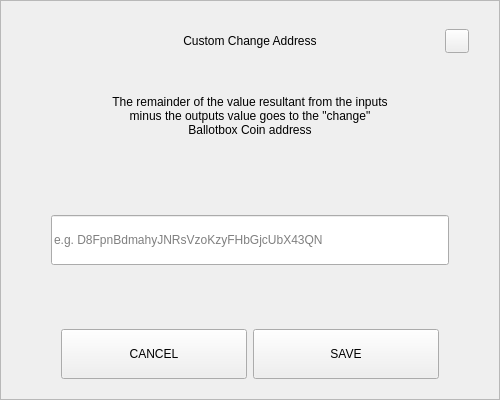
<?xml version="1.0" encoding="UTF-8"?>
<ui version="4.0">
 <class>SendChangeAddressDialog</class>
 <widget class="QDialog" name="SendChangeAddressDialog">
  <property name="geometry">
   <rect>
    <x>0</x>
    <y>0</y>
    <width>500</width>
    <height>400</height>
   </rect>
  </property>
  <property name="windowTitle">
   <string>Dialog</string>
  </property>
  <layout class="QVBoxLayout" name="verticalLayout">
   <property name="spacing">
    <number>0</number>
   </property>
   <property name="leftMargin">
    <number>0</number>
   </property>
   <property name="topMargin">
    <number>0</number>
   </property>
   <property name="rightMargin">
    <number>0</number>
   </property>
   <property name="bottomMargin">
    <number>0</number>
   </property>
   <item>
    <widget class="QFrame" name="frame">
     <property name="styleSheet">
      <string notr="true"/>
     </property>
     <property name="frameShape">
      <enum>QFrame::StyledPanel</enum>
     </property>
     <property name="frameShadow">
      <enum>QFrame::Raised</enum>
     </property>
     <layout class="QVBoxLayout" name="verticalLayout_2" stretch="0,0,0,0,0,0,0">
      <property name="spacing">
       <number>0</number>
      </property>
      <property name="leftMargin">
       <number>30</number>
      </property>
      <property name="topMargin">
       <number>20</number>
      </property>
      <property name="rightMargin">
       <number>30</number>
      </property>
      <property name="bottomMargin">
       <number>20</number>
      </property>
      <item>
       <layout class="QHBoxLayout" name="horizontalLayout_3">
        <property name="spacing">
         <number>0</number>
        </property>
        <item>
         <spacer name="horizontalSpacer_2">
          <property name="orientation">
           <enum>Qt::Horizontal</enum>
          </property>
          <property name="sizeHint" stdset="0">
           <size>
            <width>40</width>
            <height>20</height>
           </size>
          </property>
         </spacer>
        </item>
        <item>
         <widget class="QLabel" name="labelTitle">
          <property name="minimumSize">
           <size>
            <width>0</width>
            <height>40</height>
           </size>
          </property>
          <property name="maximumSize">
           <size>
            <width>16777215</width>
            <height>40</height>
           </size>
          </property>
          <property name="styleSheet">
           <string notr="true">padding-left:24px;</string>
          </property>
          <property name="text">
           <string>Custom Change Address</string>
          </property>
          <property name="alignment">
           <set>Qt::AlignCenter</set>
          </property>
          <property name="margin">
           <number>7</number>
          </property>
         </widget>
        </item>
        <item>
         <spacer name="horizontalSpacer">
          <property name="orientation">
           <enum>Qt::Horizontal</enum>
          </property>
          <property name="sizeHint" stdset="0">
           <size>
            <width>40</width>
            <height>20</height>
           </size>
          </property>
         </spacer>
        </item>
        <item>
         <widget class="QPushButton" name="btnEsc">
          <property name="minimumSize">
           <size>
            <width>24</width>
            <height>24</height>
           </size>
          </property>
          <property name="maximumSize">
           <size>
            <width>24</width>
            <height>24</height>
           </size>
          </property>
          <property name="focusPolicy">
           <enum>Qt::NoFocus</enum>
          </property>
          <property name="text">
           <string/>
          </property>
         </widget>
        </item>
       </layout>
      </item>
      <item>
       <spacer name="verticalSpacer_2">
        <property name="orientation">
         <enum>Qt::Vertical</enum>
        </property>
        <property name="sizeType">
         <enum>QSizePolicy::Fixed</enum>
        </property>
        <property name="sizeHint" stdset="0">
         <size>
          <width>20</width>
          <height>20</height>
         </size>
        </property>
       </spacer>
      </item>
      <item alignment="Qt::AlignHCenter">
       <widget class="QLabel" name="labelMessage">
        <property name="minimumSize">
         <size>
          <width>0</width>
          <height>70</height>
         </size>
        </property>
        <property name="text">
         <string>The remainder of the value resultant from the inputs minus the outputs value goes to the &quot;change&quot; Ballotbox Coin address</string>
        </property>
        <property name="alignment">
         <set>Qt::AlignCenter</set>
        </property>
        <property name="wordWrap">
         <bool>true</bool>
        </property>
       </widget>
      </item>
      <item>
       <spacer name="verticalSpacer_3">
        <property name="orientation">
         <enum>Qt::Vertical</enum>
        </property>
        <property name="sizeHint" stdset="0">
         <size>
          <width>20</width>
          <height>40</height>
         </size>
        </property>
       </spacer>
      </item>
      <item>
       <layout class="QHBoxLayout" name="horizontalLayout_2">
        <property name="spacing">
         <number>0</number>
        </property>
        <property name="leftMargin">
         <number>20</number>
        </property>
        <property name="rightMargin">
         <number>20</number>
        </property>
        <item>
         <widget class="QLineEdit" name="lineEditAddress">
          <property name="minimumSize">
           <size>
            <width>0</width>
            <height>50</height>
           </size>
          </property>
          <property name="placeholderText">
           <string notr="true">e.g. D8FpnBdmahyJNRsVzoKzyFHbGjcUbX43QN</string>
          </property>
         </widget>
        </item>
       </layout>
      </item>
      <item>
       <spacer name="verticalSpacer">
        <property name="orientation">
         <enum>Qt::Vertical</enum>
        </property>
        <property name="sizeHint" stdset="0">
         <size>
          <width>20</width>
          <height>40</height>
         </size>
        </property>
       </spacer>
      </item>
      <item>
       <layout class="QHBoxLayout" name="horizontalLayout" stretch="2,2">
        <property name="spacing">
         <number>6</number>
        </property>
        <property name="leftMargin">
         <number>30</number>
        </property>
        <property name="rightMargin">
         <number>30</number>
        </property>
        <item>
         <widget class="QPushButton" name="btnCancel">
          <property name="minimumSize">
           <size>
            <width>180</width>
            <height>50</height>
           </size>
          </property>
          <property name="focusPolicy">
           <enum>Qt::NoFocus</enum>
          </property>
          <property name="text">
           <string>CANCEL</string>
          </property>
         </widget>
        </item>
        <item>
         <widget class="QPushButton" name="btnSave">
          <property name="minimumSize">
           <size>
            <width>180</width>
            <height>50</height>
           </size>
          </property>
          <property name="focusPolicy">
           <enum>Qt::NoFocus</enum>
          </property>
          <property name="text">
           <string>SAVE</string>
          </property>
         </widget>
        </item>
       </layout>
      </item>
     </layout>
    </widget>
   </item>
  </layout>
 </widget>
 <resources/>
 <connections/>
</ui>
